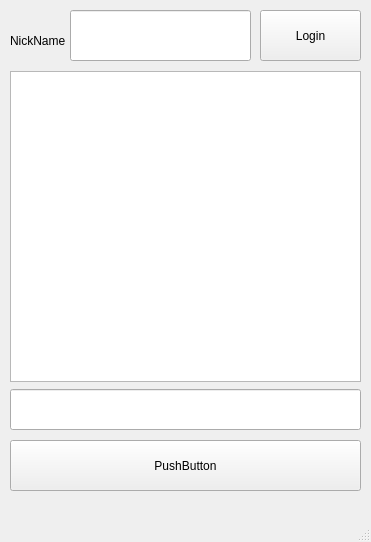
<?xml version="1.0" encoding="UTF-8"?>
<ui version="4.0">
 <class>MainWindow</class>
 <widget class="QMainWindow" name="MainWindow">
  <property name="geometry">
   <rect>
    <x>0</x>
    <y>0</y>
    <width>371</width>
    <height>542</height>
   </rect>
  </property>
  <property name="windowTitle">
   <string>MainWindow</string>
  </property>
  <widget class="QWidget" name="centralwidget">
   <widget class="QPushButton" name="pushButton">
    <property name="geometry">
     <rect>
      <x>10</x>
      <y>440</y>
      <width>351</width>
      <height>51</height>
     </rect>
    </property>
    <property name="text">
     <string>PushButton</string>
    </property>
   </widget>
   <widget class="QTextBrowser" name="textBrowser">
    <property name="geometry">
     <rect>
      <x>10</x>
      <y>71</y>
      <width>351</width>
      <height>311</height>
     </rect>
    </property>
   </widget>
   <widget class="QLineEdit" name="lineEdit">
    <property name="geometry">
     <rect>
      <x>10</x>
      <y>389</y>
      <width>351</width>
      <height>41</height>
     </rect>
    </property>
   </widget>
   <widget class="QPushButton" name="pushButton_2">
    <property name="geometry">
     <rect>
      <x>260</x>
      <y>10</y>
      <width>101</width>
      <height>51</height>
     </rect>
    </property>
    <property name="text">
     <string>Login</string>
    </property>
   </widget>
   <widget class="QLabel" name="label">
    <property name="geometry">
     <rect>
      <x>10</x>
      <y>20</y>
      <width>61</width>
      <height>41</height>
     </rect>
    </property>
    <property name="text">
     <string>NickName</string>
    </property>
   </widget>
   <widget class="QLineEdit" name="lineEdit_2">
    <property name="geometry">
     <rect>
      <x>70</x>
      <y>10</y>
      <width>181</width>
      <height>51</height>
     </rect>
    </property>
   </widget>
  </widget>
  <widget class="QMenuBar" name="menubar">
   <property name="geometry">
    <rect>
     <x>0</x>
     <y>0</y>
     <width>371</width>
     <height>22</height>
    </rect>
   </property>
  </widget>
  <widget class="QStatusBar" name="statusbar"/>
 </widget>
 <resources/>
 <connections/>
</ui>
